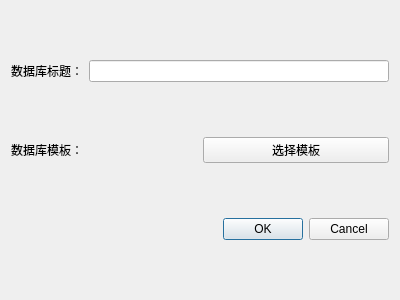
<?xml version="1.0" encoding="UTF-8"?>
<ui version="4.0">
 <class>Dialog_new</class>
 <widget class="QDialog" name="Dialog_new">
  <property name="windowModality">
   <enum>Qt::ApplicationModal</enum>
  </property>
  <property name="geometry">
   <rect>
    <x>0</x>
    <y>0</y>
    <width>400</width>
    <height>300</height>
   </rect>
  </property>
  <property name="font">
   <font>
    <family>Microsoft YaHei UI</family>
   </font>
  </property>
  <property name="windowTitle">
   <string>新建数据库</string>
  </property>
  <layout class="QVBoxLayout" name="verticalLayout">
   <item>
    <layout class="QHBoxLayout" name="horizontalLayout">
     <item>
      <widget class="QLabel" name="label_db_title">
       <property name="text">
        <string>数据库标题：</string>
       </property>
      </widget>
     </item>
     <item>
      <widget class="QLineEdit" name="lineEdit_db_title"/>
     </item>
    </layout>
   </item>
   <item>
    <layout class="QHBoxLayout" name="horizontalLayout_2">
     <item>
      <widget class="QLabel" name="label_db_template">
       <property name="text">
        <string>数据库模板：</string>
       </property>
      </widget>
     </item>
     <item>
      <widget class="QPushButton" name="pushButton_db_template">
       <property name="text">
        <string>选择模板</string>
       </property>
      </widget>
     </item>
    </layout>
   </item>
   <item>
    <widget class="QDialogButtonBox" name="buttonBox">
     <property name="orientation">
      <enum>Qt::Horizontal</enum>
     </property>
     <property name="standardButtons">
      <set>QDialogButtonBox::Cancel|QDialogButtonBox::Ok</set>
     </property>
    </widget>
   </item>
  </layout>
 </widget>
 <resources/>
 <connections>
  <connection>
   <sender>buttonBox</sender>
   <signal>rejected()</signal>
   <receiver>Dialog_new</receiver>
   <slot>reject()</slot>
   <hints>
    <hint type="sourcelabel">
     <x>199</x>
     <y>278</y>
    </hint>
    <hint type="destinationlabel">
     <x>199</x>
     <y>149</y>
    </hint>
   </hints>
  </connection>
 </connections>
</ui>
